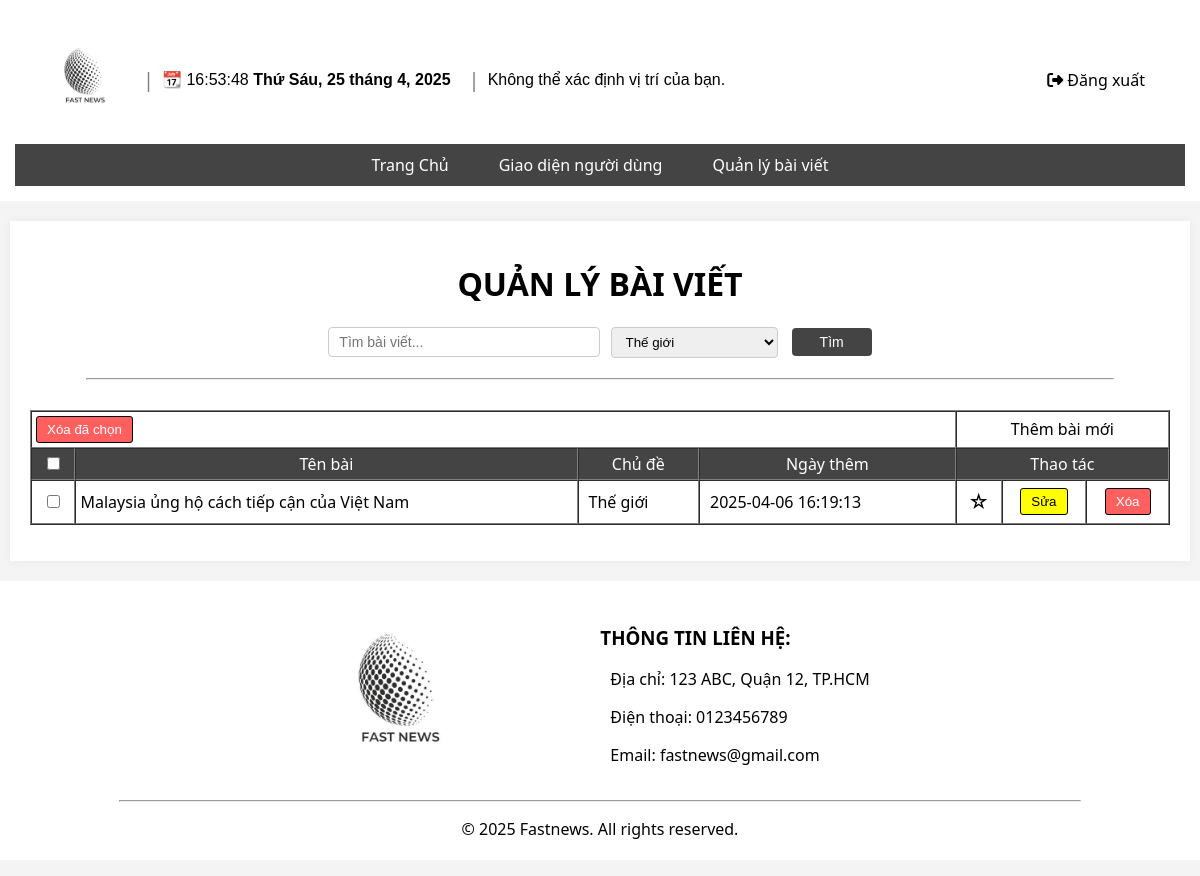
Page /news/admin/articleList.php?category=Thế giới (signed in) on the earlier database version.
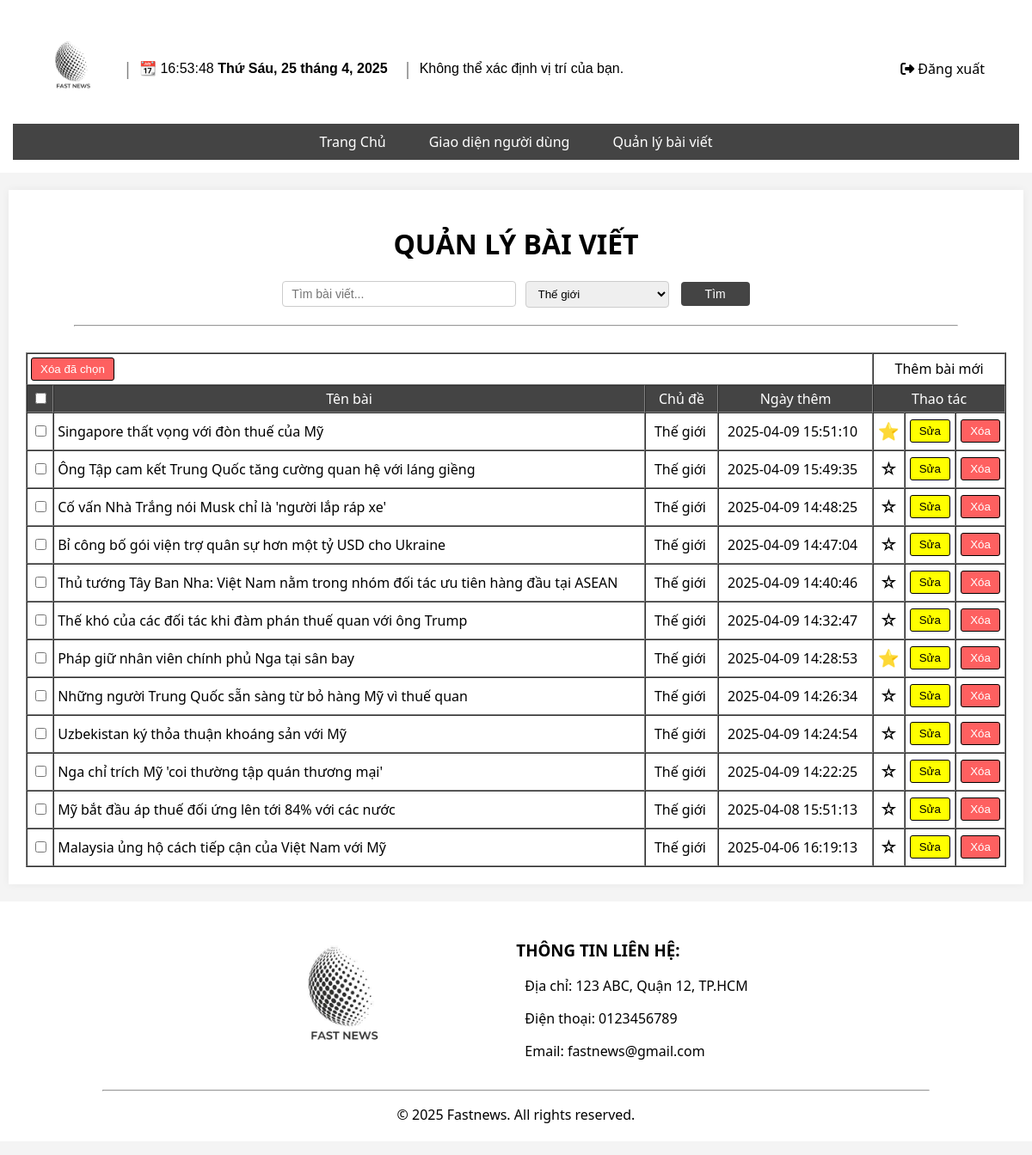
Same page on the later database version.
### tables this page shows
CREATE TABLE `news` (
  `id` int(11) NOT NULL,
  `title` varchar(255) NOT NULL,
  `description` text DEFAULT 'Mô tả',
  `content` text DEFAULT 'Nội dung',
  `image` varchar(255) DEFAULT 'img',
  `author` varchar(100) DEFAULT 'tác giả',
  `created_at` timestamp NOT NULL DEFAULT current_timestamp(),
  `category` varchar(255) NOT NULL,
  `is_featured` tinyint(1) NOT NULL DEFAULT 0,
  `views` int(11) NOT NULL DEFAULT 0
);

### news/admin/articleList.php (the view, shortened to what this page needs)
<?php
include '../functions/database.php';
$search = isset($_GET['search']) ? trim($_GET['search']) : '';
$selectedCategory = $_GET['category'] ?? '';
$categories = $conn->query("SELECT DISTINCT category FROM news");
if ($search !== '' || $selectedCategory !== '') {
    $sql = "SELECT * FROM news WHERE 1";
    $params = [];
    $types = "";
    if ($selectedCategory !== '') {
        $sql .= " AND category = ?";
        $params[] = $selectedCategory;
        $types .= "s";
    }
    $sql .= " ORDER BY created_at DESC";
    $stmt = $conn->prepare($sql);
    $stmt->bind_param($types, ...$params);
    $stmt->execute();
    $result = $stmt->get_result();
} else {
    $result = $conn->query("SELECT * FROM news ORDER BY created_at DESC");
}
?>
<h1 style="text-align: center;"> QUẢN LÝ BÀI VIẾT</h1>
<form method="get" id="search-form">
    <input type="text" name="search" placeholder="Tìm bài viết..."
        value="<?= htmlspecialchars($search) ?>">
    <select name="category" id="selectCategories">
        <?php while ($cat = $categories->fetch_assoc()): ?>
            <option value="<?= htmlspecialchars($cat['category']) ?>"
                <?= ($selectedCategory === $cat['category']) ? 'selected' : '' ?>>
                <?= htmlspecialchars($cat['category']) ?>
            </option>
        <?php endwhile; ?>
    </select>
    <button type="submit">Tìm</button>
</form>
<hr style="width: 90%; margin-bottom: 30px;">
<form id="form1" method="post">
    <table align="center" border="1" cellpadding="4" cellspacing="0" width="100%">
        <tr>
            <td colspan="4" align="left">
                <input class="deleteButton" id="xoahet" value="Xóa đã chọn" type="button">
            </td>
            <td colspan="3" align="center" nowrap>
                <a href="addArticle.php">Thêm bài mới</a>
            </td>
        </tr>
        <tr style="background-color:#444; color: white; text-align: center;">
            <td><input id="chonhet" type="checkbox"></td>
            <td>Tên bài</td>
            <td>Chủ đề</td>
            <td>Ngày thêm</td>
            <td colspan="3">Thao tác</td>
        </tr>
        <?php while ($row = $result->fetch_assoc()): ?>
            <tr>
                <td align="center">
                    <input name="chon" value="<?= $row['id'] ?>" class="chon" type="checkbox">
                </td>
                <td>
                    <a href="../page/articleDetails.php?id=<?= $row['id'] ?>">
                        <?= htmlspecialchars($row['title']) ?>
                    </a>
                </td>
                <td style="white-space: nowrap; padding: 10px;"><?= htmlspecialchars($row['category']) ?></td>
                <td style="white-space: nowrap; padding: 10px;"><?= $row['created_at'] ?></td>
                <td align="center">
                    <a href="../functions/addFeaturedArticle.php?id=<?= $row['id'] ?>"
                        onclick="return confirm('<?= $row['is_featured'] ? 'Bạn có muốn gỡ khỏi danh sách nổi bật?' : 'Đặt bài này thành nổi bật?' ?>')"
                        style="font-size: 20px; text-decoration: none;">
                        <?= $row['is_featured'] ? '⭐' : '☆' ?>
                    </a>
                </td>
                <td align="center">
                    <button id="editButton">
                        <a href="addArticle.php?id=<?= $row['id'] ?>">Sửa</a>
                    </button>
                </td>
                <td align="center">
                    <button class="deleteButton">
                        <a href="../functions/deleteArticle.php?id=<?= $row['id'] ?>"
                            onclick="return confirm('Bạn có chắc muốn xóa?')">Xóa</a>
                    </button>
                </td>
            </tr>
        <?php endwhile; ?>
    </table>
</form>
<?php
$content = ob_get_clean();
include '../includes/masterAdmin.php';
?>

### news/includes/masterAdmin.php (shortened to what this page needs)
<!DOCTYPE html>
<html lang="vi">
<head>
    <link rel="stylesheet" href="<?php echo BASE_URL; ?>assets/css/index.css">
    <link rel="stylesheet" href="<?php echo BASE_URL; ?>assets/css/footer.css">
    <link rel="stylesheet" href="<?php echo BASE_URL; ?>assets/css/header.css">
    <link rel="stylesheet" href="<?php echo BASE_URL; ?>assets/css/addArticle.css">
    <link rel="stylesheet" href="<?php echo BASE_URL; ?>assets/css/articleList.css">
    <link rel="stylesheet" href="<?php echo BASE_URL; ?>assets/css/dashboard.css">
    <link rel="stylesheet" href="https://cdnjs.cloudflare.com/ajax/libs/font-awesome/6.4.2/css/all.min.css"/>
</head>
<body>
    <?php include __DIR__ . '/adminHeader.php'; ?>
    <main>
        <?php echo $content ?? ""; ?>
    </main>
    <?php include __DIR__ . '/footer.php'; ?>
</body>
</html>

### news/includes/adminHeader.php
<header>
  <div class="header-container">
    <h1>
      <a href="index.html">
        <img src="<?php echo BASE_URL; ?>assets/img/logo.jpg" alt="logo" height="100px" width="100px" />
      </a>
    </h1>
    <span class="separator">|</span>
    <div id="datetime">Đang tải thời gian...</div>
    <span class="separator">|</span>
    <div id="weather">Đang tải nhiệt độ...</div>
    <div class="logout">
      <a href="../functions/logout.php" class="logout-button">
        <i class="fas fa-sign-out-alt"></i> Đăng xuất
      </a>
    </div>
  </div>
  <nav id="menu">
    <ul>
      <li><a href="../admin/dashboard.php">Trang Chủ</a></li>
      <li><a href="../index.php" target="_blank">Giao diện người dùng</a></li>
      <li><a href="../admin/articleList.php">Quản lý bài viết</a></li>
    </ul>
  </nav>
</header>

### news/includes/footer.php (shortened to what this page needs)
<footer>
  <div id="footer">
    <div id="footer-content">
    <img class="logo" src="<?php echo BASE_URL; ?>assets/img/logo.jpg" alt="logo" height="200px" width="200px" />
      <div id="infor">
        <h3>THÔNG TIN LIÊN HỆ: </h3>
        <p>Địa chỉ: 123 ABC, Quận 12, TP.HCM</p>
        <p>Điện thoại: 0123456789</p>
        <p>Email: fastnews@gmail.com</p>
      </div>
    </div>
    <hr>
    <p id="copy">&copy; 2025 Fastnews. All rights reserved.</p>
  </div>
</footer>

### news/assets/css/index.css (style rules this page uses)
body { font-family: system-ui, -apple-system, BlinkMacSystemFont, "Segoe UI", Roboto, "Helvetica Neue", Arial, sans-serif; margin: 0 auto; padding: 0; background-color: #f4f4f4; max-width: 1250px; min-width: 750px; }
main { min-height: 300px; max-width: 95%; margin: 20px auto; padding: 20px !important; background: #fff; box-shadow: 0 0 10px rgba(0, 0, 0, 0.05); }
a { text-decoration: none; color: #000000; }

### news/assets/css/footer.css (style rules this page uses)
#footer { background-color: rgb(255, 255, 255); }
#footer-content { display: flex; justify-content: center; align-items: center; margin: 0 auto; width: 80%; color: black; }
#infor { float: left; padding: 5px 50px 0 100px; margin: 20px 0 10px 0; }
#infor p { margin-left: 10px; }
footer hr { clear: both; width: 80%; }
#copy { clear: both; text-align: center; padding-bottom: 20px; }

### news/assets/css/header.css (style rules this page uses)
header { background: #ffffff; color: #000000; padding: 15px; text-align: center; }
#menu { overflow-x: auto; white-space: nowrap; background: #444; }
#menu ul { display: flex; align-items: center; justify-content: center ; list-style: none; padding: 0; margin: 0; min-width: 100%; }
#menu ul li { margin: 0 15px; }
#menu ul li a { color: #fff; text-decoration: none; padding: 10px; display: block; white-space: nowrap; }
.header-container { display: flex; align-items: center; padding: 10px 20px; }
.header-container h1 { margin: 0; display: flex; align-items: center; }
.logo { float: left; cursor: pointer; transition: opacity 0.3s; margin-left: 20px; }
.separator { font-size: 20px; color: gray; margin: 0 8px; }
#datetime, #weather { font-size: 16px; font-family: Arial, sans-serif; display: inline-block; margin-right: 10px; }
.logout { margin-left: auto; margin-right: 20px; color: rgb(0, 0, 0); text-decoration: none; font-size: 16px; }

### news/assets/css/articleList.css (style rules this page uses)
#search-form { text-align: center; margin-bottom: 20px; }
#search-form input[type="text"] { padding: 6px 10px; width: 250px; font-size: 14px; border: 1px solid #ccc; border-radius: 4px; margin-right: 6px; }
#search-form button { width: 80px; padding: 6px 14px; font-size: 14px; background-color: #444; color: white; border: none; border-radius: 4px; cursor: pointer; margin-left: 10px !important; }
#selectCategories { padding: 6px 10px; border: solid 0.5px #ccc; border-radius: 4px; }
.deleteButton { background-color: rgb(254, 96, 96); color: white; border: solid 0.2px black; border-radius: 3px; padding: 5px 10px 5px 10px; }
.deleteButton a { text-decoration: none; color: white; }
#editButton { background-color: yellow; color: white; border: solid 0.2px black; border-radius: 3px; padding: 5px 10px 5px 10px; }

Differences in the rows shown:
removed news: title "Malaysia ủng hộ cách tiếp cận của Việt Nam", category "Thế giới", created_at "2025-04-06 16:19:13"
added news: title "Singapore thất vọng với đòn thuế của Mỹ", category "Thế giới", created_at "2025-04-09 15:51:10"
added news: title "Ông Tập cam kết Trung Quốc tăng cường quan hệ với láng giềng", category "Thế giới", created_at "2025-04-09 15:49:35"
added news: title "Cố vấn Nhà Trắng nói Musk chỉ là 'người lắp ráp xe'", category "Thế giới", created_at "2025-04-09 14:48:25"
added news: title "Bỉ công bố gói viện trợ quân sự hơn một tỷ USD cho Ukraine", category "Thế giới", created_at "2025-04-09 14:47:04"
added news: title "Thủ tướng Tây Ban Nha: Việt Nam nằm trong nhóm đối tác ưu tiên hàng đầu tại ASEAN", category "Thế giới", created_at "2025-04-09 14:40:46"
added news: title "Thế khó của các đối tác khi đàm phán thuế quan với ông Trump", category "Thế giới", created_at "2025-04-09 14:32:47"
added news: title "Pháp giữ nhân viên chính phủ Nga tại sân bay", category "Thế giới", created_at "2025-04-09 14:28:53"
added news: title "Những người Trung Quốc sẵn sàng từ bỏ hàng Mỹ vì thuế quan", category "Thế giới", created_at "2025-04-09 14:26:34"
added news: title "Uzbekistan ký thỏa thuận khoáng sản với Mỹ", category "Thế giới", created_at "2025-04-09 14:24:54"
added news: title "Nga chỉ trích Mỹ 'coi thường tập quán thương mại'", category "Thế giới", created_at "2025-04-09 14:22:25"
added news: title "Mỹ bắt đầu áp thuế đối ứng lên tới 84% với các nước", category "Thế giới", created_at "2025-04-08 15:51:13"
now on this page (row edited): news: title "Malaysia ủng hộ cách tiếp cận của Việt Nam với Mỹ", category "Thế giới", created_at "2025-04-06 16:19:13"
